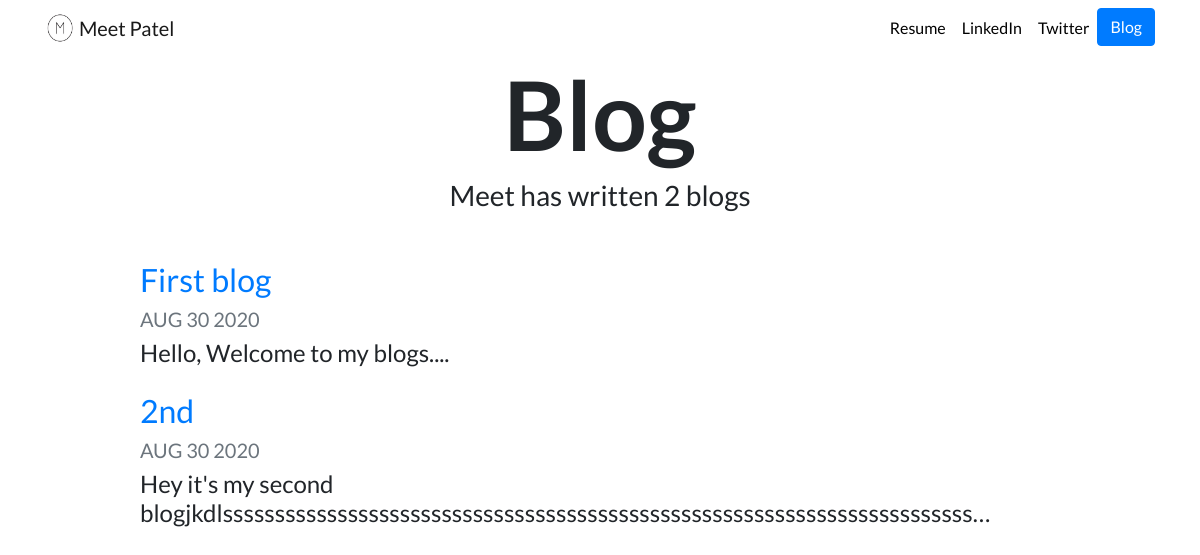
Screenshot of /blog/ with the database file from the repository.
### blog/models.py (models this page shows, shortened)
class Blog(models.Model):
    title = models.CharField(max_length=100)
    date = models.DateField()
    description = models.TextField()

### blog/views.py (the view)
# urls.py: path('',views.all_blog,name='all_blogs'),
def all_blog(request):
    blogs = Blog.objects.order_by('-date')
    return render(request,'blog/all_blog.html',{'blogs':blogs})

### blog/templates/blog/all_blog.html
{% extends "portfolio/base.html" %}
{% load static %}
{% block content %}
<h1 id="blogtitle" class="font-weight-bold text-center">Blog</h1>
<h3 class="text-center mb-5">Meet has written {{ blogs.count }} blog{{ blogs.count|pluralize }}</h3>
{% for blog in blogs %}
<div class="row justify-content-center my-3">
  <div class="col-md-10">
    <a href="{% url 'blog:detail' blog.id %}">
      <h2>{{ blog.title }}</h2>
    </a>
    <h5 class="text-muted">{{ blog.date|date:'M d Y'|upper }}</h5>
    <h4>{{ blog.description|striptags|truncatechars:100 }}</h4>
  </div>
</div>
{% endfor %}
{% endblock %}

### portfolio/static/portfolio/custom.css (style rules this page uses)
body { font-family: 'Lato', sans-serif; }
#blogtitle { font-size: 6rem; }

### rows the page displays
Blog: title "First blog", date "AUG 30 2020", description "Hello, Welcome to my blogs...."
Blog: title "2nd", date "AUG 30 2020", description "Hey it's my second blogjkdlssssssssssssssssssssssssssssssssssssssssssssssssssssssssssssssssssssssss…"

### other values shown
{{ blogs.count }} "2"
